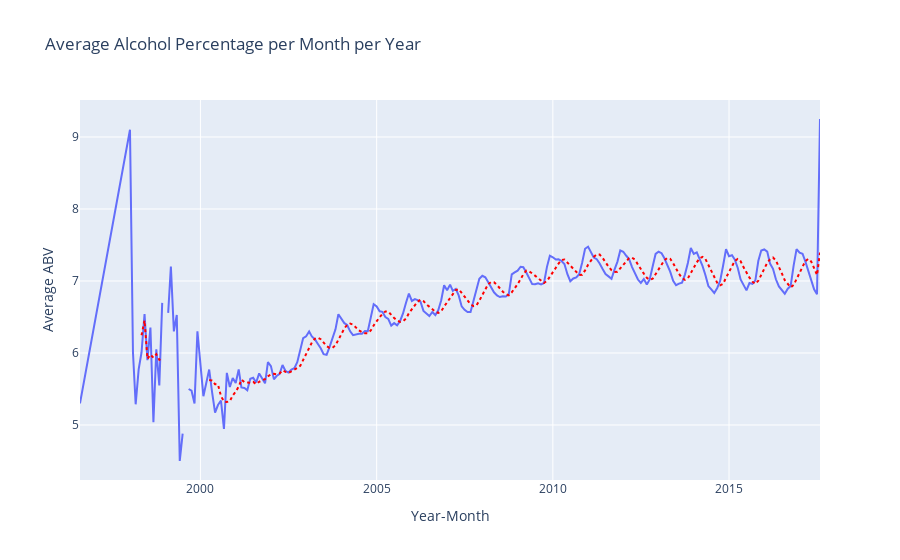

Notebook code for this chart:
### Code cell
# creating a plot showing the average abv per month according to the number of reviews
fig = px.line(average_month_abv, x=average_month_abv.index, y=['abv'], title='Average Alcohol Percentage per Month per Year')
fig.update_xaxes(title_text='Year-Month')
fig.update_yaxes(title_text='Average ABV')

# Calculate a rolling average
smoothed_abv = average_month_abv.rolling(window=6).mean()  # Adjust the window size as needed
# Add the smoothed curve using Plotly Graph Objects
fig.add_trace(go.Scatter(x=average_month_abv.index, y=smoothed_abv, mode='lines', name='Smoothed', line=dict(color='red', dash='dot')))

fig.update_layout(showlegend=False)

# Show the plot
fig.show()

### Figure 1 — Plotly figure (JSON) as saved in the notebook; plotly's stock layout.template omitted (floating-point values rounded to 4 significant figures; data arrays with more than 128 entries replaced by an {"elided": "..."} marker saying what was removed)
{"data": [{"hovertemplate": "variable=abv<br>year_month=%{x}<br>value=%{y}<extra></extra>", "legendgroup": "abv", "line": {"color": "#636efa", "dash": "solid"}, "marker": {"symbol": "circle"}, "mode": "lines", "name": "abv", "orientation": "v", "showlegend": true, "type": "scatter", "x": {"elided": "235 str values"}, "xaxis": "x", "y": {"elided": "235 float values"}, "yaxis": "y"}, {"line": {"color": "red", "dash": "dot"}, "mode": "lines", "name": "Smoothed", "type": "scatter", "x": {"elided": "235 str values"}, "y": {"elided": "235 float values"}}], "layout": {"legend": {"title": {"text": "variable"}, "tracegroupgap": 0}, "showlegend": false, "title": {"text": "Average Alcohol Percentage per Month per Year"}, "xaxis": {"anchor": "y", "domain": [0, 1], "title": {"text": "Year-Month"}}, "yaxis": {"anchor": "x", "domain": [0, 1], "title": {"text": "Average ABV"}}}}
